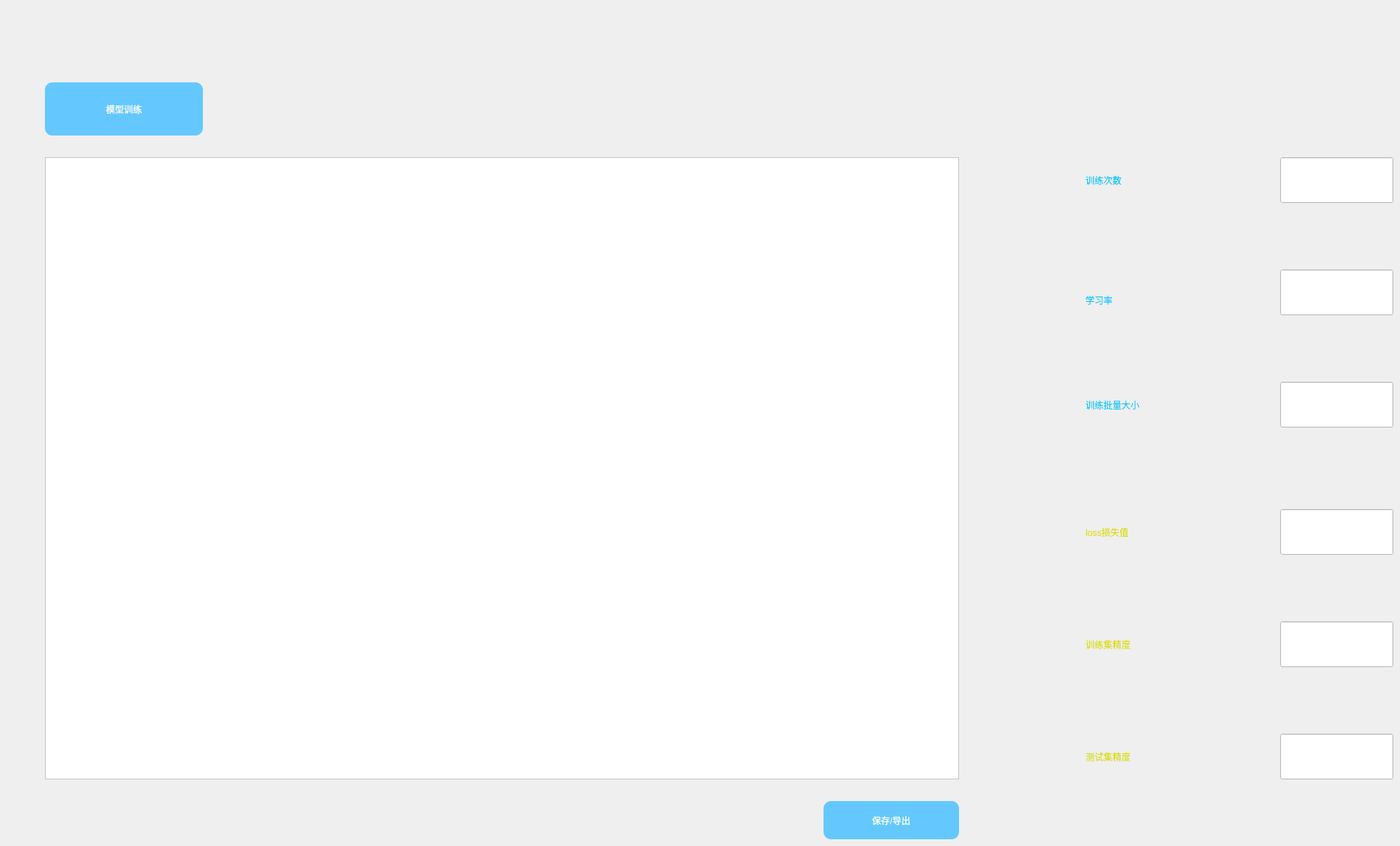
    <widget class="QWidget" name="tab_7">
     <attribute name="title">
      <string>Tab 7</string>
     </attribute>
     <widget class="QPushButton" name="pytorch_btn">
      <property name="geometry">
       <rect>
        <x>60</x>
        <y>110</y>
        <width>211</width>
        <height>71</height>
       </rect>
      </property>
      <property name="styleSheet">
       <string notr="true">QPushButton{
	font: 12pt &quot;黑体&quot;;
	background-color: rgb(100,200,255);
	border-radius: 10%;
	color: white
}</string>
      </property>
      <property name="text">
       <string>模型训练</string>
      </property>
     </widget>
     <widget class="QGraphicsView" name="show_pytorch">
      <property name="geometry">
       <rect>
        <x>60</x>
        <y>210</y>
        <width>1221</width>
        <height>831</height>
       </rect>
      </property>
      <property name="styleSheet">
       <string notr="true">QGraphicsView{
	background-color: white;
}</string>
      </property>
     </widget>
     <widget class="QLabel" name="label_37">
      <property name="geometry">
       <rect>
        <x>1450</x>
        <y>210</y>
        <width>181</width>
        <height>61</height>
       </rect>
      </property>
      <property name="styleSheet">
       <string notr="true">QLabel{
	font: 14pt &quot;黑体&quot;;
	color: rgb(0, 200, 255)
}</string>
      </property>
      <property name="text">
       <string>训练次数</string>
      </property>
     </widget>
     <widget class="QLabel" name="label_38">
      <property name="geometry">
       <rect>
        <x>1450</x>
        <y>370</y>
        <width>161</width>
        <height>61</height>
       </rect>
      </property>
      <property name="styleSheet">
       <string notr="true">QLabel{
	font: 14pt &quot;黑体&quot;;
	color: rgb(0, 200, 255)
}</string>
      </property>
      <property name="text">
       <string>学习率</string>
      </property>
     </widget>
     <widget class="QLabel" name="label_39">
      <property name="geometry">
       <rect>
        <x>1450</x>
        <y>510</y>
        <width>261</width>
        <height>61</height>
       </rect>
      </property>
      <property name="styleSheet">
       <string notr="true">QLabel{
	font: 14pt &quot;黑体&quot;;
	color: rgb(0, 200, 255)
}</string>
      </property>
      <property name="text">
       <string>训练批量大小</string>
      </property>
     </widget>
     <widget class="QLineEdit" name="input_epoch">
      <property name="geometry">
       <rect>
        <x>1710</x>
        <y>210</y>
        <width>151</width>
        <height>61</height>
       </rect>
      </property>
      <property name="font">
       <font>
        <family>Arial</family>
        <pointsize>12</pointsize>
       </font>
      </property>
      <property name="styleSheet">
       <string notr="true">QLineEdit{
	background-color: white;
}</string>
      </property>
     </widget>
     <widget class="QLineEdit" name="input_lr">
      <property name="geometry">
       <rect>
        <x>1710</x>
        <y>360</y>
        <width>151</width>
        <height>61</height>
       </rect>
      </property>
      <property name="font">
       <font>
        <family>Arial</family>
        <pointsize>12</pointsize>
       </font>
      </property>
      <property name="styleSheet">
       <string notr="true">QLineEdit{
	background-color: white;
}</string>
      </property>
     </widget>
     <widget class="QLineEdit" name="input_size">
      <property name="geometry">
       <rect>
        <x>1710</x>
        <y>510</y>
        <width>151</width>
        <height>61</height>
       </rect>
      </property>
      <property name="font">
       <font>
        <family>Arial</family>
        <pointsize>12</pointsize>
       </font>
      </property>
      <property name="styleSheet">
       <string notr="true">QLineEdit{
	background-color: white;
}</string>
      </property>
     </widget>
     <widget class="QLabel" name="label_40">
      <property name="geometry">
       <rect>
        <x>1450</x>
        <y>680</y>
        <width>211</width>
        <height>61</height>
       </rect>
      </property>
      <property name="styleSheet">
       <string notr="true">QLabel{
	font: 14pt &quot;黑体&quot;;
	color: rgb(220, 220, 0)
}</string>
      </property>
      <property name="text">
       <string>loss损失值</string>
      </property>
     </widget>
     <widget class="QLabel" name="label_41">
      <property name="geometry">
       <rect>
        <x>1450</x>
        <y>830</y>
        <width>211</width>
        <height>61</height>
       </rect>
      </property>
      <property name="styleSheet">
       <string notr="true">QLabel{
	font: 14pt &quot;黑体&quot;;
	color: rgb(220, 220, 0)
}</string>
      </property>
      <property name="text">
       <string>训练集精度</string>
      </property>
     </widget>
     <widget class="QLabel" name="label_42">
      <property name="geometry">
       <rect>
        <x>1450</x>
        <y>980</y>
        <width>211</width>
        <height>61</height>
       </rect>
      </property>
      <property name="styleSheet">
       <string notr="true">QLabel{
	font: 14pt &quot;黑体&quot;;
	color: rgb(220, 220, 0)
}</string>
      </property>
      <property name="text">
       <string>测试集精度</string>
      </property>
     </widget>
     <widget class="QLineEdit" name="output_loss">
      <property name="geometry">
       <rect>
        <x>1710</x>
        <y>680</y>
        <width>151</width>
        <height>61</height>
       </rect>
      </property>
      <property name="font">
       <font>
        <family>Arial</family>
        <pointsize>12</pointsize>
       </font>
      </property>
      <property name="styleSheet">
       <string notr="true">QLineEdit{
	background-color: white;
}</string>
      </property>
     </widget>
     <widget class="QLineEdit" name="output_train_acc">
      <property name="geometry">
       <rect>
        <x>1710</x>
        <y>830</y>
        <width>151</width>
        <height>61</height>
       </rect>
      </property>
      <property name="font">
       <font>
        <family>Arial</family>
        <pointsize>12</pointsize>
       </font>
      </property>
      <property name="styleSheet">
       <string notr="true">QLineEdit{
	background-color: white;
}</string>
      </property>
     </widget>
     <widget class="QLineEdit" name="output_test_acc">
      <property name="geometry">
       <rect>
        <x>1710</x>
        <y>980</y>
        <width>151</width>
        <height>61</height>
       </rect>
      </property>
      <property name="font">
       <font>
        <family>Arial</family>
        <pointsize>12</pointsize>
       </font>
      </property>
      <property name="styleSheet">
       <string notr="true">QLineEdit{
	background-color: white;
}</string>
      </property>
     </widget>
     <widget class="QPushButton" name="export7">
      <property name="geometry">
       <rect>
        <x>1100</x>
        <y>1070</y>
        <width>181</width>
        <height>51</height>
       </rect>
      </property>
      <property name="styleSheet">
       <string notr="true">QPushButton{
	font: 12pt &quot;黑体&quot;;
	background-color: rgb(100,200,255);
	border-radius: 10%;
	color: white
}</string>
      </property>
      <property name="text">
       <string>保存/导出</string>
      </property>
     </widget>
    </widget>
